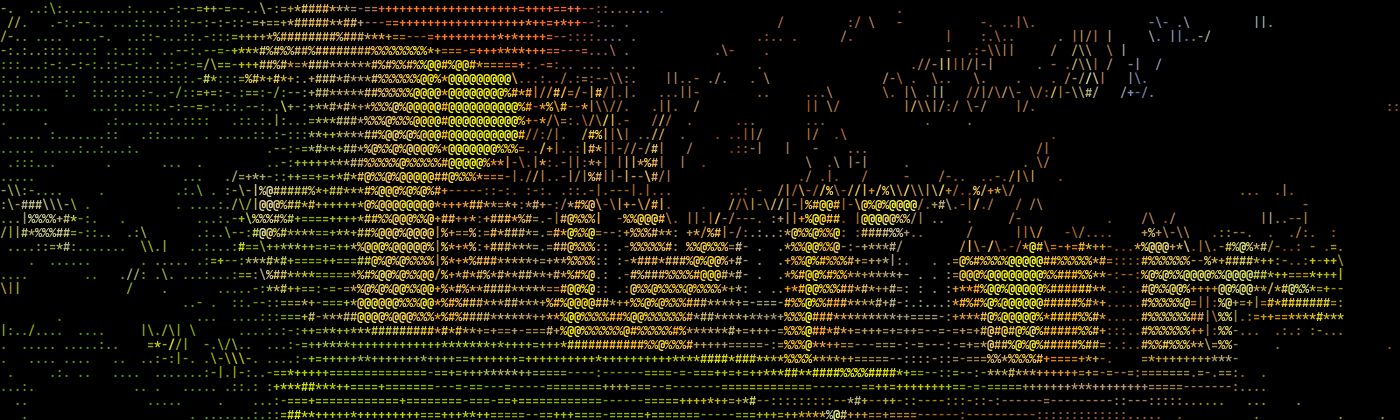
#> input picture art/schloss.png, 1400 x 420 px
$ python -i art.py   (imports and definitions only)
#> lines starting #> are read from the running program, lines starting #| are printed output that depends on the picture; after the words box and inside, x2 and y2 are one past the last pixel; in counts of white or black regions, pixels touching at a corner belong together
"""tools/art.py - turns photos and painted scenes into dense coloured ASCII (art/<name>.json).

Run:  uv run --with pillow --with pillow-heif --with numpy python3 tools/art.py [name ...]
Each art file holds one grid per size: {"w":..,"h":..,"rows":[chars..],"rgb":[[r,g,b..]..]} for 'wide' and 'small'.
"""
import json
import math
import os
import sys

import numpy as np
from PIL import Image, ImageEnhance, ImageFilter, ImageFont, ImageDraw, ImageOps

# [5 lines not run here, left out]

HERE = os.path.dirname(os.path.abspath(__file__))
OUT = os.path.join(os.path.dirname(HERE), "art")
PHOTOS = os.path.expanduser("~/Pictures/folk-orte")
SIZES = {"ultra": (200, 30), "cred": (94, 34), "wide": (140, 35), "small": (90, 23), "tiny": (60, 15), "mini": (50, 12)}
RAMP = " .'`^,:;-~=+*xoO%#&@"


# [121 lines left out: functions load, crop_to, grade, night_sky, to_ascii, pack and 2 more, not called in this run]


W, H = 1120, 560


def _canvas(top, bottom):
    t = np.linspace(0, 1, H)[:, None, None]
    return (np.array(top, dtype=np.float32) * (1 - t) + np.array(bottom, dtype=np.float32) * t) * np.ones((H, W, 3), dtype=np.float32)


# [138 lines left out: functions _glow, _fog, _stars, _draw, _tree, painted, not called in this run]


def lake_dusk(path, sun_x=0.62):
    """The Cappenberger See (the user's photo lake-06: overcast sky, autumn forest, mirror water) as an autumn dusk, for the glyph pipeline: the grey sky is replaced by an
    indigo-to-rose gradient with a glow at the horizon (only above the tree line, found per column by position AND saturation/luminance), the forest crowns get local
    contrast, warm colour and lifted mid-tones so they stay readable as glyphs, the mirror gets a darker, calmer, violet-tinted copy of that sky under the reflections."""
#> called with path = '../art/schloss.png', sun_x = 0.62
    im = ImageOps.exif_transpose(Image.open(path)).convert("RGB")
#> im is the input picture: PIL image 1400x420 RGB; mean R, G, B 23.2, 20.4, 6.2
    im.thumbnail((1800, 1800))
    a = np.asarray(im).astype(np.float32) / 255.0
    h, w = a.shape[:2]
#> h = 420; w = 1400
    yy, xx = np.mgrid[0:h, 0:w]
    lum = 0.299 * a[..., 0] + 0.587 * a[..., 1] + 0.114 * a[..., 2]
    sat = (a.max(2) - a.min(2)) / (a.max(2) + 1e-3)
    wl = int(0.64 * h)                                                                      # the waterline of the far shore
#> wl = 268
    tree = (sat > 0.24) | (lum < 0.42)
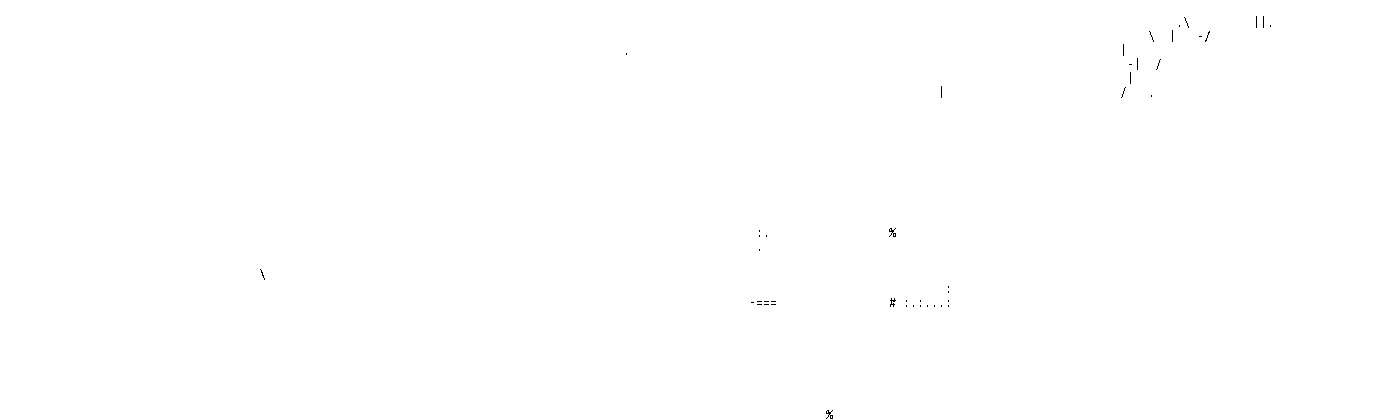
#> tree: shape (420, 1400) bool; 99.9% white; black in thin lines or dots, all inside (x1, y1, x2, y2) = (260, 16, 1271, 419)
    tree[wl:] = False
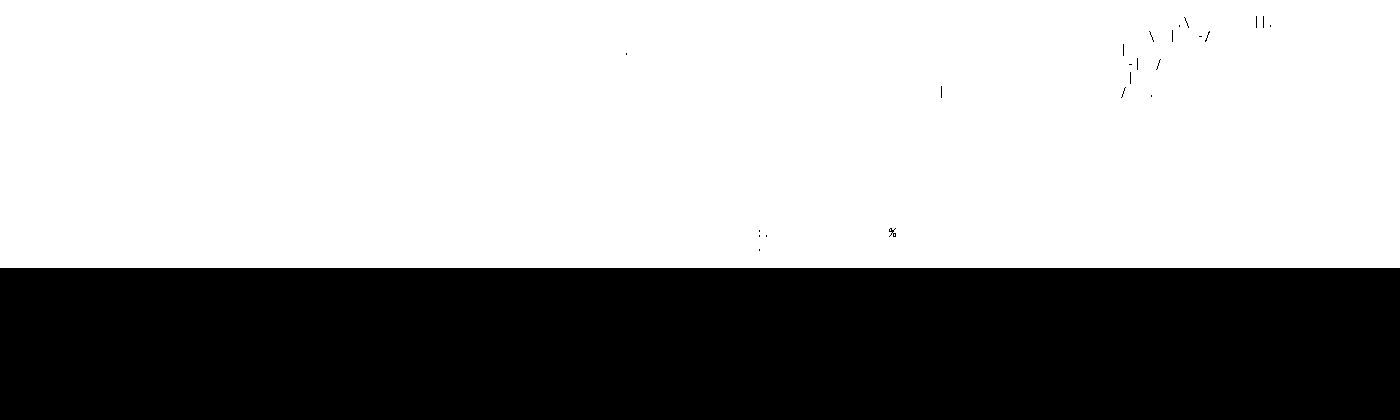
#> tree: shape (420, 1400) bool; 63.8% white; 24 black regions (22 under 20 px), largest, box (x1, y1, x2, y2) and area: (0, 268, 1400, 420) 212800, (889, 228, 896, 237) 30
    first = np.where(tree.any(axis=0), tree.argmax(axis=0), wl)                              # per column: the first tree pixel from the top
#> first = 1400 values from 0 to 0
    first = np.minimum(first, wl)
    kern = np.ones(31) / 31.0                                                                # smooth the edge so single dark pixels do not cut holes
    first = np.convolve(np.pad(first.astype(np.float32), 15, mode="edge"), kern, mode="valid")
    skym = (yy < first[None, :]).astype(np.float32)
#> skym: shape (420, 1400) float32; every value is 0
    skym = np.asarray(Image.fromarray((skym * 255).astype(np.uint8)).filter(ImageFilter.GaussianBlur(2.2)), dtype=np.float32) / 255.0
    # ---- the dusk sky
    ys = np.clip(yy / float(wl), 0, 1)
    top, mid, low = np.array([0.30, 0.22, 0.58]), np.array([0.62, 0.30, 0.52]), np.array([0.86, 0.52, 0.34])
    k = ys ** 1.6
    sky = np.where(k[..., None] < 0.55, top + (mid - top) * (k[..., None] / 0.55), mid + (low - mid) * ((k[..., None] - 0.55) / 0.45))
    cloud = np.clip((lum - lum[: int(0.3 * h)].mean()) * 2.4 + 0.95, 0.7, 1.3)[..., None]   # the overcast texture becomes lit clouds
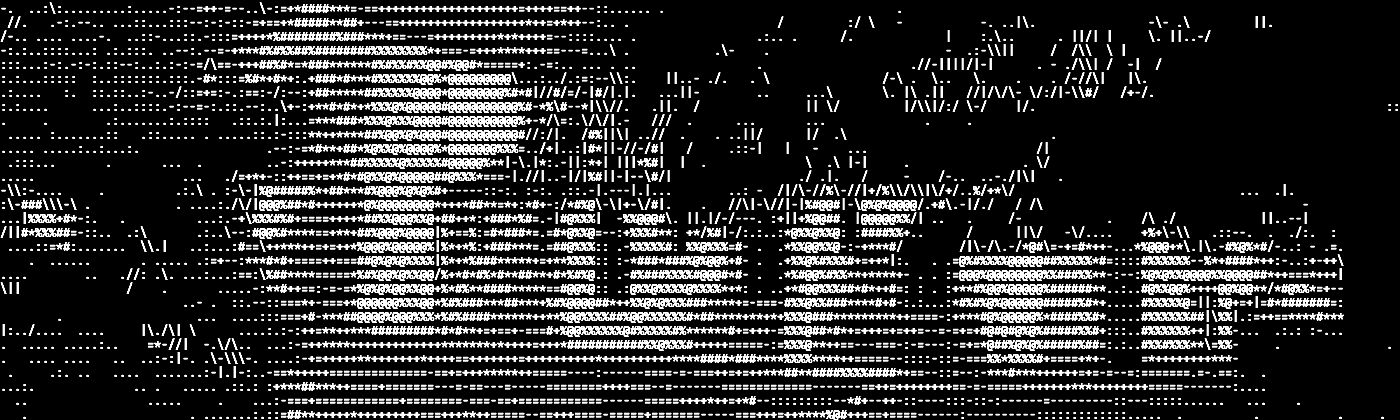
#> cloud: shape (420, 1400, 1) float32; min 0.829, max 1.3, mean 0.911; drawn with min black and max white
    sky = sky * cloud * (0.62 + 0.30 * k[..., None])
    glow = np.exp(-((xx - sun_x * w) / (0.30 * w)) ** 2) * np.clip((yy - 0.45 * wl) / (0.55 * wl), 0, 1) ** 2
    sky = sky + glow[..., None] * np.array([0.30, 0.16, 0.05])
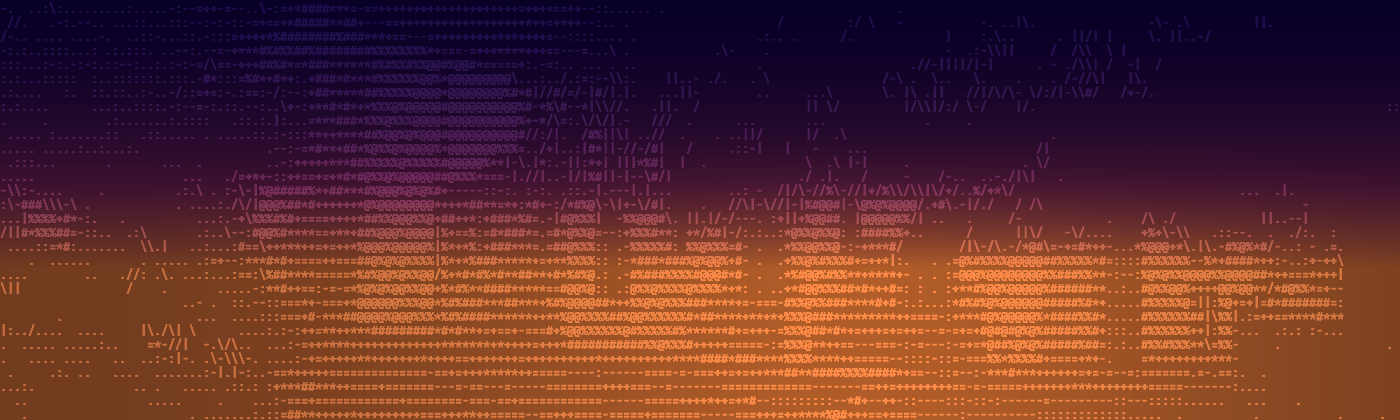
#> sky: shape (420, 1400, 3) float64; mean of channels 0, 1, 2 0.57, 0.332, 0.333; drawn with min black and max white
    # ---- the forest: local contrast, warm, lifted
    gimg = Image.fromarray((np.clip(a, 0, 1) * 255).astype(np.uint8))
    loc = np.asarray(gimg.filter(ImageFilter.UnsharpMask(radius=9, percent=170, threshold=2))).astype(np.float32) / 255.0
    g = loc.mean(axis=2, keepdims=True)
    forest = g + (loc - g) * 1.45
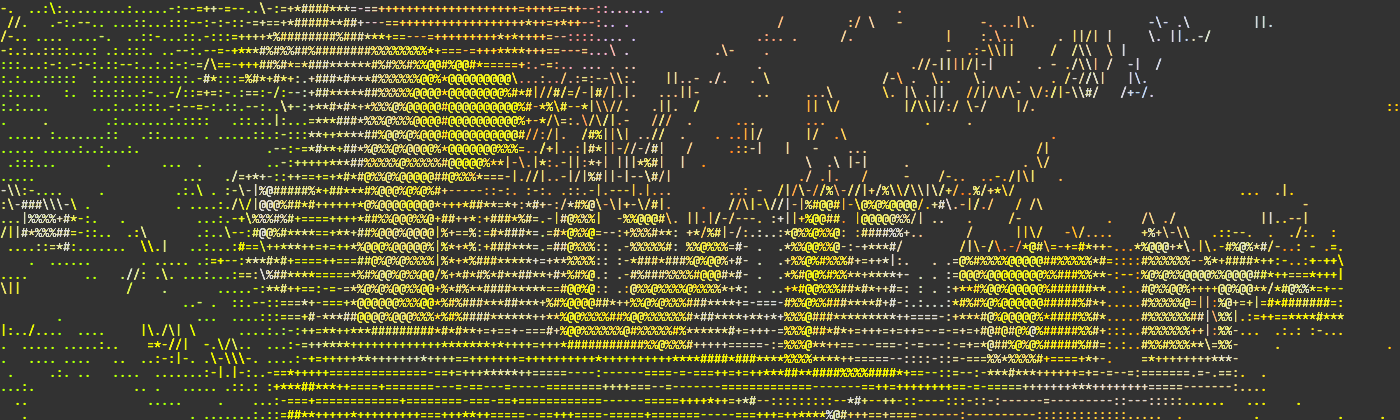
#> forest: shape (420, 1400, 3) float32; mean R, G, B 0.14, 0.133, 0.0265; drawn with min black and max white
    forest = np.clip((forest - 0.5) * 1.35 + 0.5, 0, 1) ** 0.72
    forest = forest * np.array([1.12, 0.92, 0.74]) * 1.55                                      # darker than the glowing sky: the crowns stand against it as a silhouette with warm texture
    # ---- the mirror: darker, calmer, violet; the sky colour lies on it, the sun path glows
    mir = forest * np.array([0.70, 0.62, 0.86])
    ky = np.clip((yy - wl) / float(h - wl), 0, 1)
    skyref = top + (mid - top) * np.clip(1 - ky * 1.2, 0, 1)[..., None] * 0 + (low * 0.55 + mid * 0.45) * (1 - ky[..., None]) * 0.55 + mid * ky[..., None] * 0.30
    mir = mir * 0.62 + skyref * 0.36
    path = np.exp(-((xx - sun_x * w) / (0.05 * w + 0.22 * w * ky)) ** 2) * (1 - 0.5 * ky) * (yy > wl)
    mir = mir + path[..., None] * np.array([0.60, 0.30, 0.10])
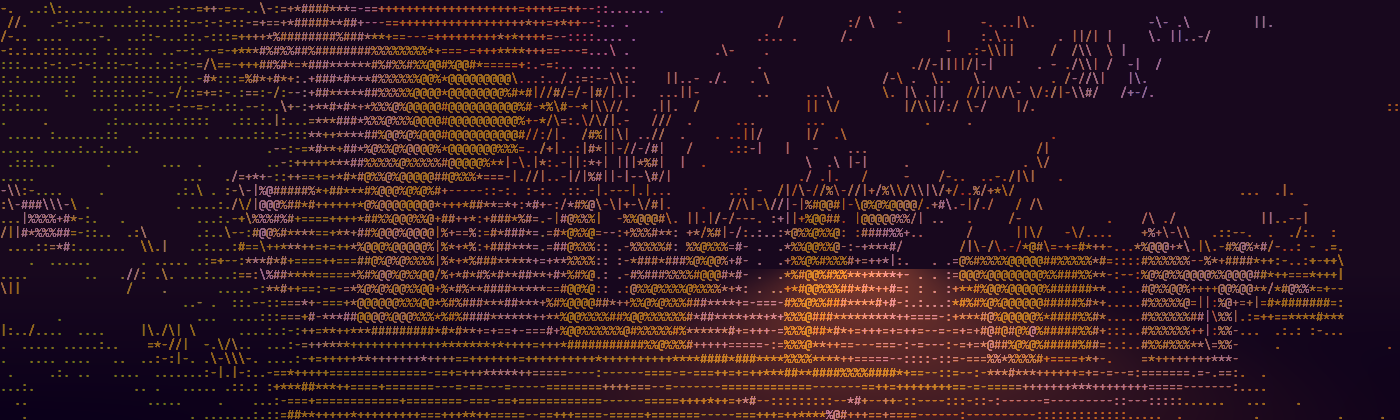
#> mir: shape (420, 1400, 3) float64; mean R, G, B 0.386, 0.246, 0.316; drawn with min black and max white
    out = forest
    out = np.where((yy > wl)[..., None], mir, out)
    out = out * (1 - skym[..., None]) + sky * skym[..., None]
    out = np.clip(out, 0, 1)
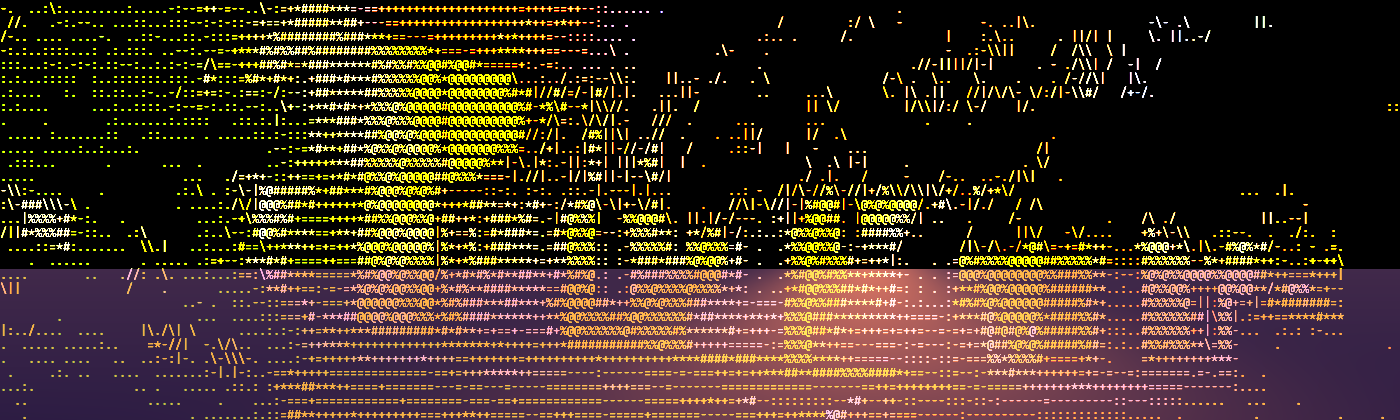
#> out: shape (420, 1400, 3) float64; mean R, G, B 0.241, 0.178, 0.139
    d = np.sqrt(((xx - w / 2) / (w / 2)) ** 2 + ((yy - h / 2) / (h / 2)) ** 2)
    out = out * (1 - 0.35 * np.clip(d - 0.55, 0, 1) ** 1.4)[..., None]
    return Image.fromarray((out * 255).astype(np.uint8))


# [7 lines left out: function scenes, not called in this run]


OPTS = {"wald": dict(edge_pct=94), "see": dict(edge_pct=94), "see": dict(gamma=0.9, blank=0.015, edge_pct=97.5, dither=0.12), "haus": dict(gamma=0.75, blank=0.03, edge_pct=96.5, dither=0.16),
        "nook": dict(gamma=0.75, blank=0.03, edge_pct=96.5, dither=0.16), "keller": dict(gamma=0.8, blank=0.03, edge_pct=95, dither=0.14),
        "lunuen": dict(gamma=0.75, blank=0.03, edge_pct=96.5, dither=0.16), "title": dict(gamma=0.75, blank=0.03, edge_pct=96.5, dither=0.16)}


# [5 lines not run here, left out]

>>> result = lake_dusk('../art/schloss.png')

$ run again, on art/wald.png
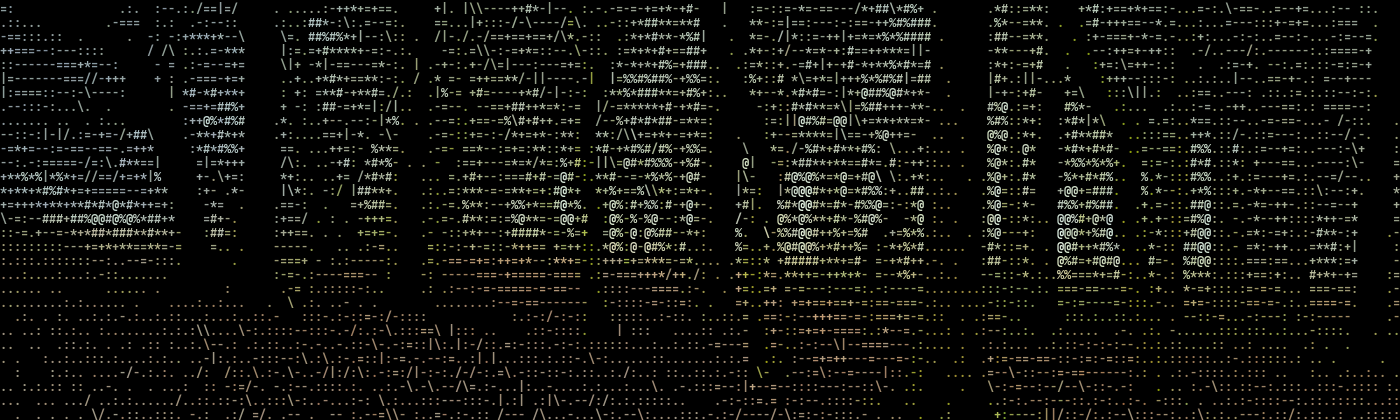
#> input picture art/wald.png, 1400 x 420 px
#> in lake_dusk, im is the input picture: PIL image 1400x420 RGB; mean R, G, B 15.4, 15.7, 13.1
#> in lake_dusk, `tree[wl:] = False`:
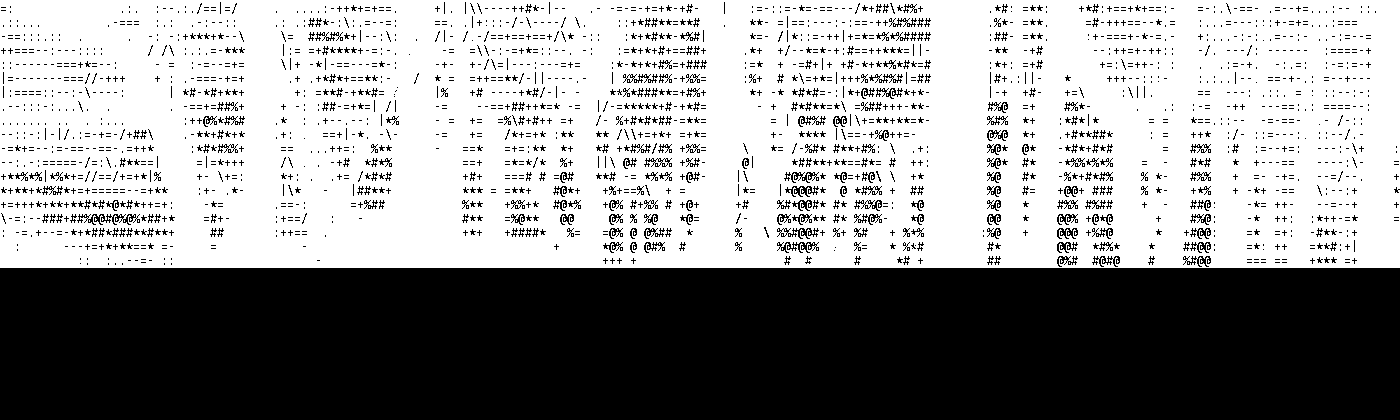
#> tree: shape (420, 1400) bool; 58.9% white; 2565 black regions (2269 under 20 px), largest, box (x1, y1, x2, y2) and area: (0, 268, 1400, 420) 212800, (77, 214, 140, 225) 307, (777, 242, 819, 253) 213
#> first = 1400 values from 0 to 0
#> skym: shape (420, 1400) float32; every value is 0
#> in lake_dusk, `out = np.clip(out, 0, 1)`:
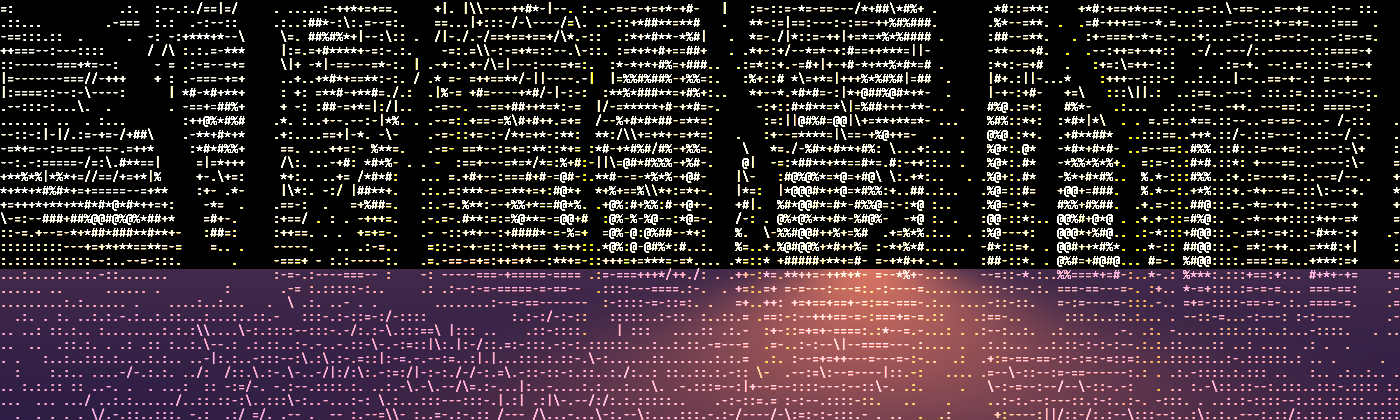
#> out: shape (420, 1400, 3) float64; mean R, G, B 0.23, 0.174, 0.197
